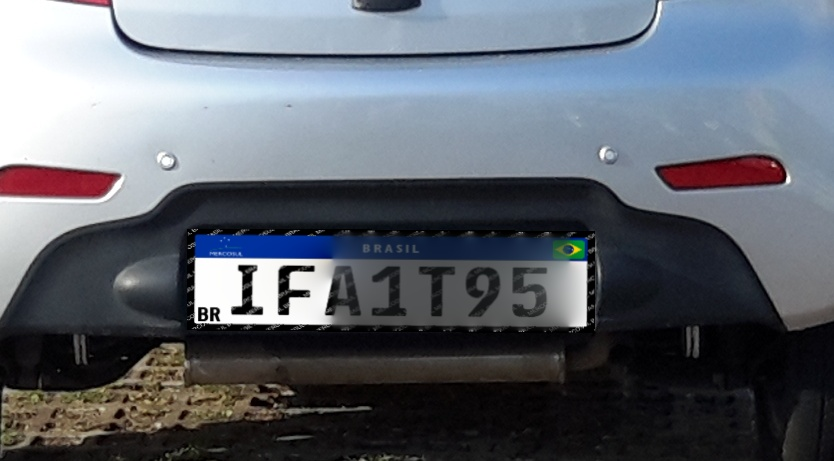
#> input picture data/1.JPG, 834 x 461 px
$ python -i deteccao.py   (imports and definitions only)
#> lines starting #> are read from the running program, lines starting #| are printed output that depends on the picture; after the words box and inside, x2 and y2 are one past the last pixel; in counts of white or black regions, pixels touching at a corner belong together
#> further down, picture is the input picture: shape (461, 834, 3); mean B, G, R 109.4, 100.6, 95.2
"""Localização e extração da placa veicular.

A detecção usa a faixa azul superior das placas Mercosul como âncora.
A faixa tem saturação alta e proporção horizontal bem definida, o que
permite localizá-la com poucas operações de cor e componentes conexos.
"""

from __future__ import annotations

import math
from typing import Any

import cv2


def localizar_placa(imagem: Any) -> tuple[int, int, int, int] | None:
    """Retorna (x, y, largura, altura) da placa ou None.

    A altura é estimada a partir da largura, usando a proporção aproximada
    de uma placa Mercosul (40 cm x 13 cm).
    """
    if imagem is None or imagem.size == 0:
        return None

    altura_imagem, largura_imagem = imagem.shape[:2]
#> altura_imagem = 461; largura_imagem = 834
    hsv = cv2.cvtColor(imagem, cv2.COLOR_BGR2HSV)
#> hsv: shape (461, 834, 3); mean H, S, V 93.9, 58.9, 112.9
    cinza = cv2.cvtColor(imagem, cv2.COLOR_BGR2GRAY)
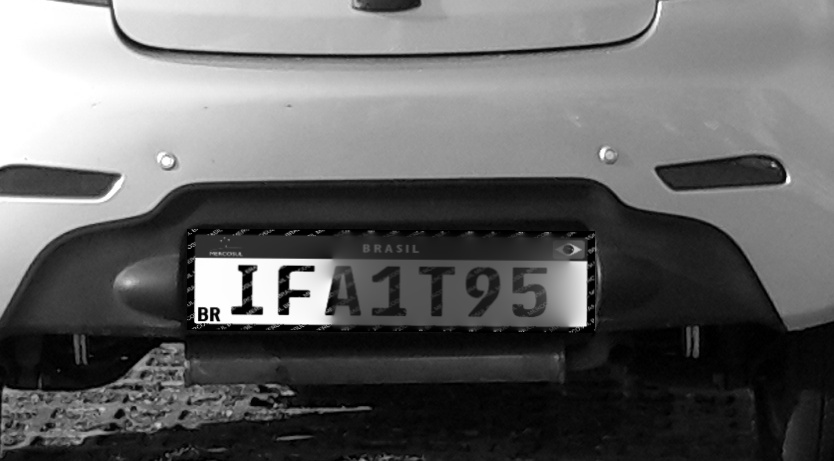
#> cinza: shape (461, 834); min 0, max 255, mean 100

    # Azul saturado da faixa Mercosul. Saturação alta evita céu, vidros e
    # lataria clara, que costumam ter azul pouco saturado.
    mascara_azul = cv2.inRange(hsv, (95, 120, 40), (132, 255, 255))
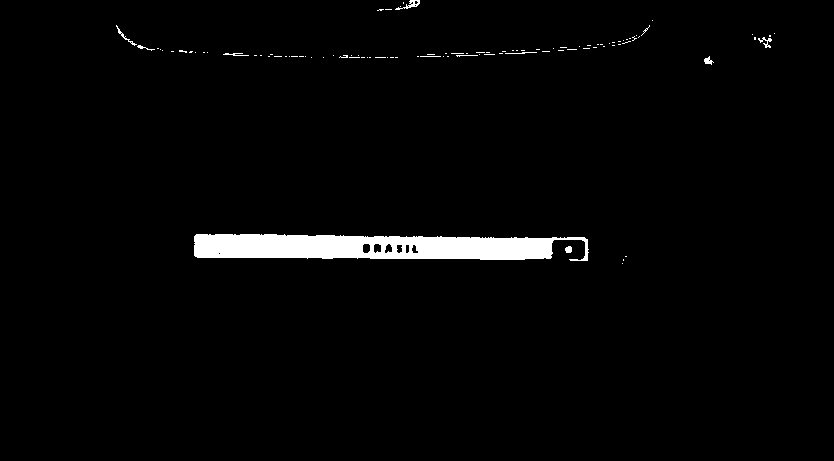
#> mascara_azul: shape (461, 834); 2.3% white; 98 white regions (87 under 20 px), largest, box (x1, y1, x2, y2) and area: (194, 234, 589, 261) 8055, (395, 0, 420, 10) 85, (758, 37, 772, 48) 59
    mascara_azul = cv2.morphologyEx(
        mascara_azul,
        cv2.MORPH_CLOSE,
        cv2.getStructuringElement(cv2.MORPH_RECT, (9, 3)),
    )
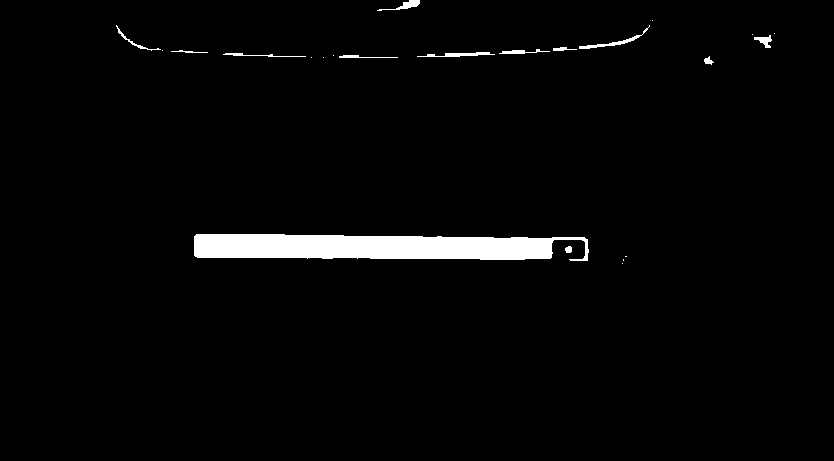
#> mascara_azul: shape (461, 834); 2.5% white; 23 white regions (10 under 20 px), largest, box (x1, y1, x2, y2) and area: (194, 234, 589, 261) 8399, (579, 25, 650, 49) 217, (417, 52, 495, 57) 201

    _, _, estatisticas, _ = cv2.connectedComponentsWithStats(mascara_azul)
#> estatisticas = 24 rows, first 6: [0, 0, 834, 461, 374742], [377, 0, 43, 11, 155], [652, 20, 1, 1, 1], [116, 25, 45, 26, 107], [579, 25, 71, 24, 217], [774, 33, 1, 1, 1]
    melhor: tuple[float, int, int, int, int] | None = None

    for indice in range(1, len(estatisticas)):
        x, y, largura, altura_faixa, area = estatisticas[indice]

        # Filtros geométricos da faixa azul.
        if largura < largura_imagem * 0.08:
            continue
        if not 8 <= altura_faixa <= 90:
            continue
        if not 5 < largura / altura_faixa < 35:
            continue

        # Abaixo da faixa deve existir o corpo claro da placa.
        altura_placa = min(round(largura / 3.1), altura_imagem - y)
        if altura_placa < altura_faixa * 2:
            continue

        corpo_hsv = hsv[y + altura_faixa : y + altura_placa, x : x + largura]
        corpo_cinza = cinza[y + altura_faixa : y + altura_placa, x : x + largura]
        if corpo_hsv.size == 0:
            continue

        pixels_claros = (
            (corpo_hsv[:, :, 2] > 110) & (corpo_hsv[:, :, 1] < 90)
        ).mean()
        pixels_escuros = (corpo_cinza < 90).mean()
        if pixels_escuros < 0.02:
            continue

        # Corpo claro com caracteres escuros produz a maior pontuação.
        pontuacao = pixels_claros * (1 + pixels_escuros) * math.sqrt(area)
        if melhor is None or pontuacao > melhor[0]:
            melhor = (pontuacao, int(x), int(y), int(largura), int(altura_placa))
#> this loop made 23 passes
#> (x, y, largura, altura_faixa, area, altura_placa, pixels_claros, pixels_escuros) on pass 19: (194, 234, 395, 27, 8399, 127, 0.259, 0.665)
#> (x, y, largura, altura_faixa, area) on passes 1, 3, 4, 7, 8, 9: (377, 0, 43, 11, 155), (116, 25, 45, 26, 107), (579, 25, 71, 24, 217), (754, 35, 18, 13, 114), (553, 47, 24, 4, 56), (499, 49, 51, 5, 119)

    if melhor is None:
        return None

    _, x, y, largura, altura = melhor
#> x = 194; y = 234; largura = 395; altura = 127
    return x, y, largura, altura


def extrair_placa(imagem: Any) -> Any:
    """Localiza a placa e retorna o recorte com uma pequena margem."""
    caixa = localizar_placa(imagem)
    if caixa is None:
        return None

    x, y, largura, altura = caixa
    margem = int(largura * 0.03)
    x1 = max(0, x - margem)
    y1 = max(0, y - margem)
    x2 = min(imagem.shape[1], x + largura + margem)
    y2 = min(imagem.shape[0], y + altura + margem)
    return imagem[y1:y2, x1:x2]


def desenhar_deteccao(
    imagem: Any, caixa: tuple[int, int, int, int]
) -> Any:
    """Desenha a caixa da placa sobre uma cópia da imagem."""
    saida = imagem.copy()
    x, y, largura, altura = caixa
    cv2.rectangle(saida, (x, y), (x + largura, y + altura), (0, 255, 0), 3)
    return saida

>>> import cv2
>>> picture = cv2.imread('../data/1.JPG')
>>> result = localizar_placa(picture)
#> result = (194, 234, 395, 127)

$ run again, on data/10.JPG
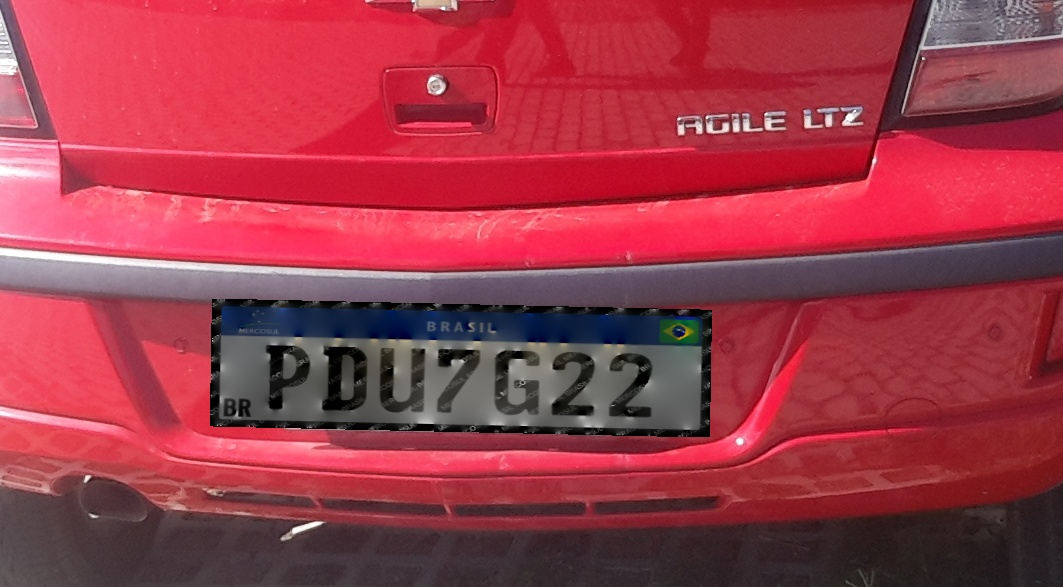
#> input picture data/10.JPG, 1063 x 587 px
#> picture is the input picture: shape (587, 1063, 3); mean B, G, R 72.6, 57.2, 157.2
#> hsv: shape (587, 1063, 3); mean H, S, V 157.4, 147.2, 158.5
#> in localizar_placa, `mascara_azul = cv2.morphologyEx( mascara_azul, cv2.MORPH_CLOSE, cv2.ge..`:
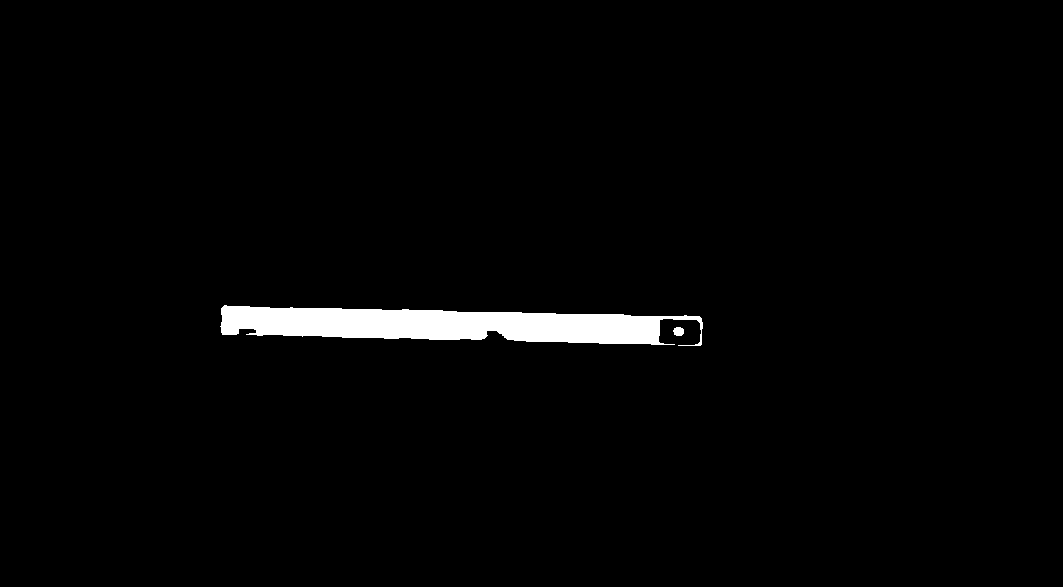
#> mascara_azul: shape (587, 1063); 2% white; 2 white regions, box (x1, y1, x2, y2) and area: (220, 305, 703, 346) 12609, (673, 327, 684, 336) 81
#> estatisticas = [[0, 0, 1063, 587, 611291], [220, 305, 483, 41, 12609], [673, 327, 11, 9, 81]]
#> the loop in localizar_placa, `for indice in range(1, len(estatisticas)):` made 2 passes
#> (x, y, largura, altura_faixa, area, altura_placa, pixels_claros, pixels_escuros) on pass 1: (220, 305, 483, 41, 12609, 156, 0.198, 0.463)
#> pass 1, in localizar_placa, `corpo_cinza = cinza[y + altura_faixa : y + altura_placa, x : x + largu..`:
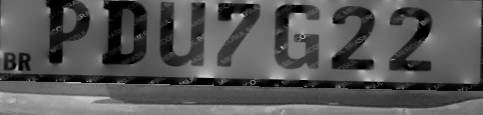
#> corpo_cinza: shape (115, 483); min 0, max 203, mean 86.4
#> in localizar_placa, `_, x, y, largura, altura = melhor`: x = 220; y = 305; largura = 483; altura = 156
#> result = (220, 305, 483, 156)

$ run again, on data/11.JPG
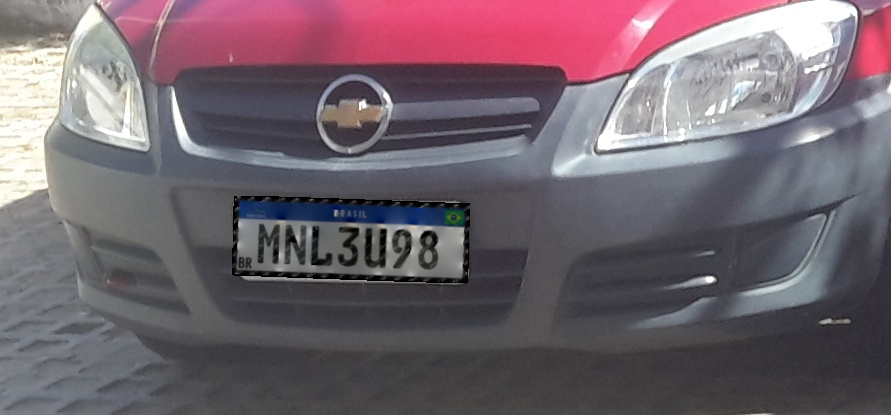
#> input picture data/11.JPG, 891 x 415 px
#> picture is the input picture: shape (415, 891, 3); mean B, G, R 109.2, 100.2, 114.3
#> hsv: shape (415, 891, 3); mean H, S, V 115.5, 38.1, 120.3
#> in localizar_placa, `mascara_azul = cv2.inRange(hsv, (95, 120, 40), (132, 255, 255))`:
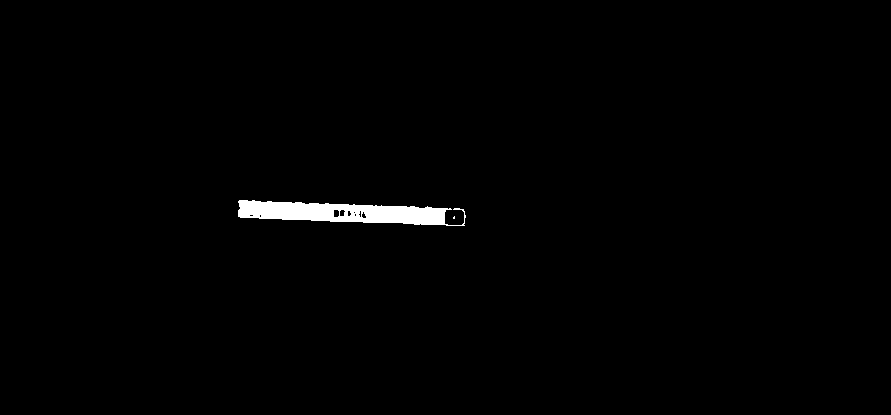
#> mascara_azul: shape (415, 891); 0.97% white; 2 white regions (1 under 20 px), largest, box (x1, y1, x2, y2) and area: (238, 200, 466, 226) 3583
#> estatisticas = [[0, 0, 891, 415, 366011], [238, 200, 228, 26, 3754]]
#> the loop in localizar_placa, `for indice in range(1, len(estatisticas)):` made 1 pass
#> (x, y, largura, altura_faixa, area, altura_placa, pixels_claros, pixels_escuros) on pass 1: (238, 200, 228, 26, 3754, 74, 0.434, 0.38)
#> pass 1, in localizar_placa, `corpo_cinza = cinza[y + altura_faixa : y + altura_placa, x : x + largu..`:
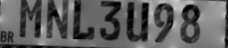
#> corpo_cinza: shape (48, 228); min 0, max 203, mean 95.2
#> altura = 74
#> result = (238, 200, 228, 74)
